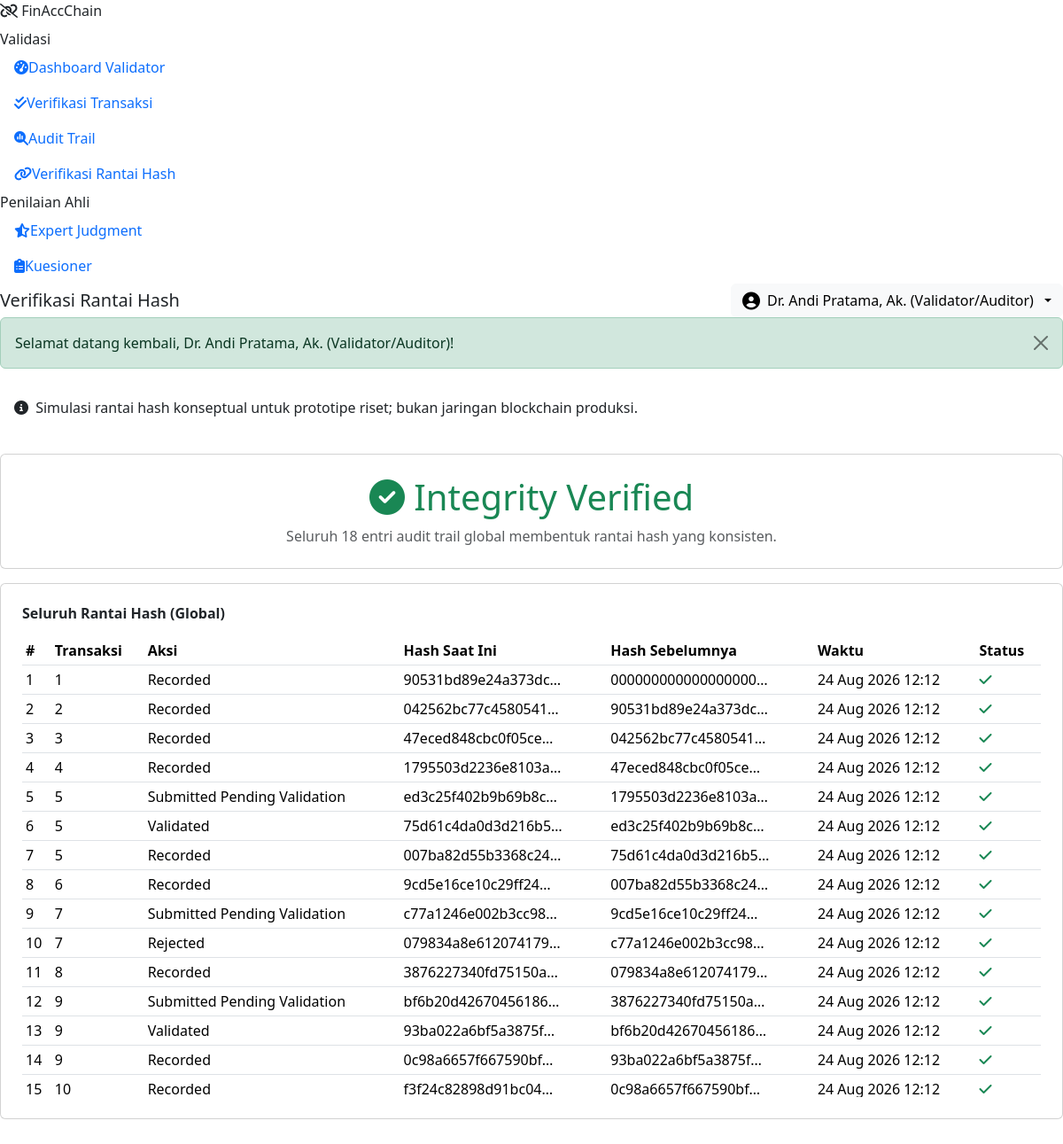
The app's page /validator/chain_verification.php (signed in) with its own data.
### tables this page shows
CREATE TABLE audit_trails (
    id INT UNSIGNED AUTO_INCREMENT PRIMARY KEY,
    transaction_id INT UNSIGNED NOT NULL,
    action VARCHAR(60) NOT NULL,           
    actor_id INT UNSIGNED NULL,
    current_hash CHAR(64) NOT NULL,
    previous_hash CHAR(64) NULL,
    payload_snapshot TEXT NULL,
    created_at DATETIME NOT NULL DEFAULT CURRENT_TIMESTAMP,
    CONSTRAINT fk_audit_trx FOREIGN KEY (transaction_id) REFERENCES transactions(id) ON DELETE CASCADE,
    CONSTRAINT fk_audit_actor FOREIGN KEY (actor_id) REFERENCES users(id),
    INDEX idx_audit_trx (transaction_id),
    INDEX idx_audit_hash (current_hash)
);

### core/HashChain.php (called while the page is built, shortened)
<?php
class HashChain
{
    public static function computeHash(int $transactionId, string $timestamp, string $amount, string $party, string $previousHash): string
    {
        $payload = $transactionId . '|' . $timestamp . '|' . $amount . '|' . $party . '|' . $previousHash;
        return hash('sha256', $payload);
    }
    public static function verifyChain(): array
    {
        $db = Database::connection();
        $rows = $db->query('SELECT * FROM audit_trails ORDER BY id ASC')->fetchAll();
        $expectedPrevious = str_repeat('0', 64);
        $broken = [];
        foreach ($rows as $row) {
            $snapshot = json_decode($row['payload_snapshot'], true) ?: [];
            $recomputed = self::computeHash(
                (int) $row['transaction_id'],
                $row['created_at'],
                (string) ($snapshot['amount'] ?? '0'),
                (string) ($snapshot['party_name'] ?? '-'),
                $row['previous_hash']
            );
            $expectedPrevious = $row['current_hash'];
        }
        return [
            'total_entries' => count($rows),
            'is_valid' => empty($broken),
            'broken_entry_ids' => array_values(array_unique($broken)),
            'rows' => $rows,
        ];
    }
}

### core/helpers.php (called while the page is built, shortened)
<?php
function e(?string $value): string
{
    return htmlspecialchars((string) $value, ENT_QUOTES, 'UTF-8');
}
function format_date(?string $date, string $fmt = 'd M Y'): string
{
    $ts = strtotime($date);
    return $ts ? date($fmt, $ts) : '-';
}
function format_datetime(?string $date): string
{
    return format_date($date, 'd M Y H:i');
}

### validator/chain_verification.php (the view, shortened to what this page needs)
<?php
$chain = HashChain::verifyChain();
require __DIR__ . '/../includes/app_header.php';
?>
<div class="fac-disclaimer p-3 mb-4">
  <i class="fa-solid fa-circle-info me-1"></i> Simulasi rantai hash konseptual untuk prototipe riset; bukan jaringan blockchain produksi.
</div>
<div class="card fac-card p-4 mb-3 text-center">
  <?php if ($chain['is_valid']): ?>
    <div class="display-6 text-success mb-2"><i class="fa-solid fa-circle-check"></i> Integrity Verified</div>
    <p class="text-muted mb-0">Seluruh <?= $chain['total_entries'] ?> entri audit trail global membentuk rantai hash yang konsisten.</p>
  <?php else: ?>
    <div class="display-6 text-danger mb-2"><i class="fa-solid fa-triangle-exclamation"></i> Integrity Warning</div>
    <p class="text-muted mb-0">Terdeteksi <?= count($chain['broken_entry_ids']) ?> entri bermasalah (ID: <?= implode(', ', $chain['broken_entry_ids']) ?>).</p>
  <?php endif; ?>
</div>
<div class="card fac-card p-4">
  <h6 class="fw-bold mb-3">Seluruh Rantai Hash (Global)</h6>
  <div class="table-responsive" style="max-height:520px;overflow-y:auto;">
  <table class="table table-fac table-sm">
    <thead><tr><th>#</th><th>Transaksi</th><th>Aksi</th><th>Hash Saat Ini</th><th>Hash Sebelumnya</th><th>Waktu</th><th>Status</th></tr></thead>
    <tbody>
    <?php foreach ($chain['rows'] as $e): $broken = in_array((int)$e['id'], $chain['broken_entry_ids'], true); ?>
      <tr class="<?= $broken ? 'table-danger' : '' ?>">
        <td><?= $e['id'] ?></td>
        <td><?= (int) $e['transaction_id'] ?></td>
        <td><?= e(ucwords(str_replace('_',' ',$e['action']))) ?></td>
        <td class="hash-chip"><?= substr($e['current_hash'],0,18) ?>…</td>
        <td class="hash-chip"><?= substr($e['previous_hash'],0,18) ?>…</td>
        <td><?= format_datetime($e['created_at']) ?></td>
        <td><?= $broken ? '<i class="fa-solid fa-triangle-exclamation text-danger"></i>' : '<i class="fa-solid fa-check text-success"></i>' ?></td>
      </tr>
    <?php endforeach; ?>
    </tbody>
  </table>
  </div>
</div>
<?php require __DIR__ . '/../includes/app_footer.php'; ?>

### records on screen
audit_trails: id "1", transaction "1", action "Recorded", current_hash "90531bd89e24a373dc", previous_hash "000000000000000000", created_at "24 Aug 2026 12:12"
audit_trails: id "2", transaction "2", action "Recorded", current_hash "042562bc77c4580541", previous_hash "90531bd89e24a373dc", created_at "24 Aug 2026 12:12"
audit_trails: id "3", transaction "3", action "Recorded", current_hash "47eced848cbc0f05ce", previous_hash "042562bc77c4580541", created_at "24 Aug 2026 12:12"
audit_trails: id "4", transaction "4", action "Recorded", current_hash "1795503d2236e8103a", previous_hash "47eced848cbc0f05ce", created_at "24 Aug 2026 12:12"
audit_trails: id "5", transaction "5", action "Submitted Pending Validation", current_hash "ed3c25f402b9b69b8c", previous_hash "1795503d2236e8103a", created_at "24 Aug 2026 12:12"
audit_trails: id "6", transaction "5", action "Validated", current_hash "75d61c4da0d3d216b5", previous_hash "ed3c25f402b9b69b8c", created_at "24 Aug 2026 12:12"
audit_trails: id "7", transaction "5", action "Recorded", current_hash "007ba82d55b3368c24", previous_hash "75d61c4da0d3d216b5", created_at "24 Aug 2026 12:12"
audit_trails: id "8", transaction "6", action "Recorded", current_hash "9cd5e16ce10c29ff24", previous_hash "007ba82d55b3368c24", created_at "24 Aug 2026 12:12"
audit_trails: id "9", transaction "7", action "Submitted Pending Validation", current_hash "c77a1246e002b3cc98", previous_hash "9cd5e16ce10c29ff24", created_at "24 Aug 2026 12:12"
audit_trails: id "10", transaction "7", action "Rejected", current_hash "079834a8e612074179", previous_hash "c77a1246e002b3cc98", created_at "24 Aug 2026 12:12"
audit_trails: id "11", transaction "8", action "Recorded", current_hash "3876227340fd75150a", previous_hash "079834a8e612074179", created_at "24 Aug 2026 12:12"
audit_trails: id "12", transaction "9", action "Submitted Pending Validation", current_hash "bf6b20d42670456186", previous_hash "3876227340fd75150a", created_at "24 Aug 2026 12:12"
audit_trails: id "13", transaction "9", action "Validated", current_hash "93ba022a6bf5a3875f", previous_hash "bf6b20d42670456186", created_at "24 Aug 2026 12:12"
audit_trails: id "14", transaction "9", action "Recorded", current_hash "0c98a6657f667590bf", previous_hash "93ba022a6bf5a3875f", created_at "24 Aug 2026 12:12"
audit_trails: id "15", transaction "10", action "Recorded", current_hash "f3f24c82898d91bc04", previous_hash "0c98a6657f667590bf", created_at "24 Aug 2026 12:12"

### other values on screen
APP_NAME "FinAccChain"
$label "Dashboard Validator Verifikasi Transaksi Audit Trail Verifikasi Rantai Hash Expert Judgment Kuesioner"
$pageTitle "Verifikasi Rantai Hash"
$u['name'] "Dr. Andi Pratama, Ak. (Validator/Auditor)"
$f['message'] "Selamat datang kembali, Dr. Andi Pratama, Ak. (Validator/Auditor)!"
$chain['total_entries'] "18"
